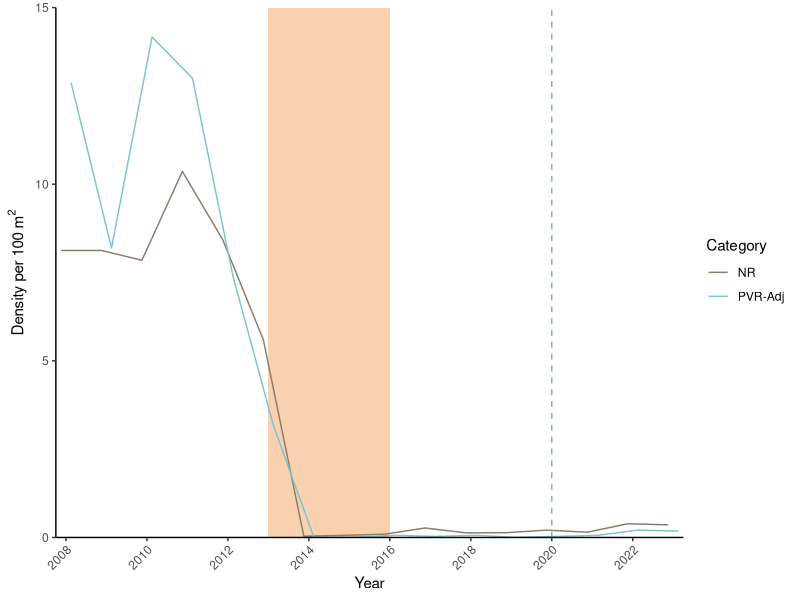
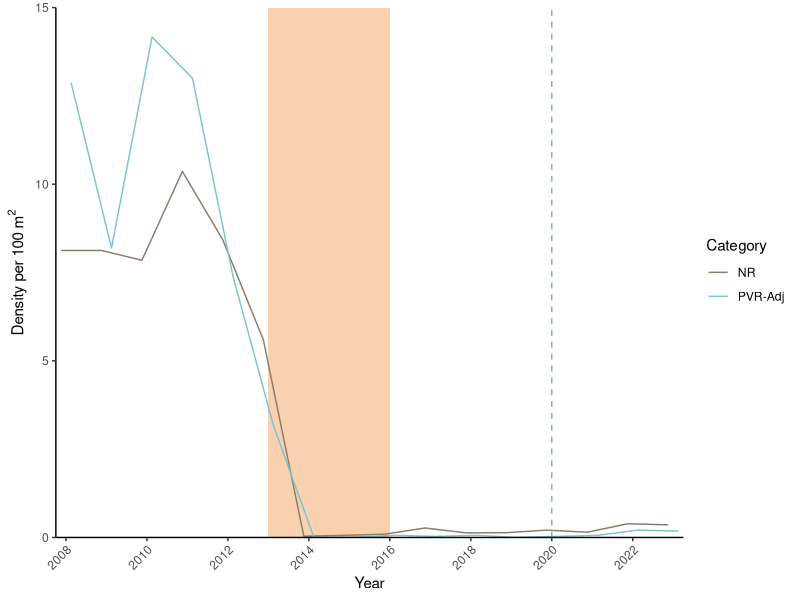
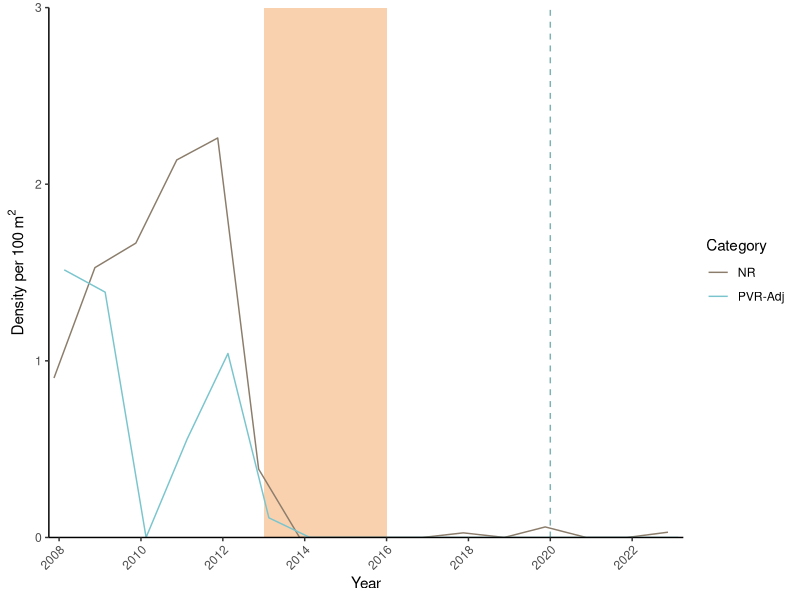
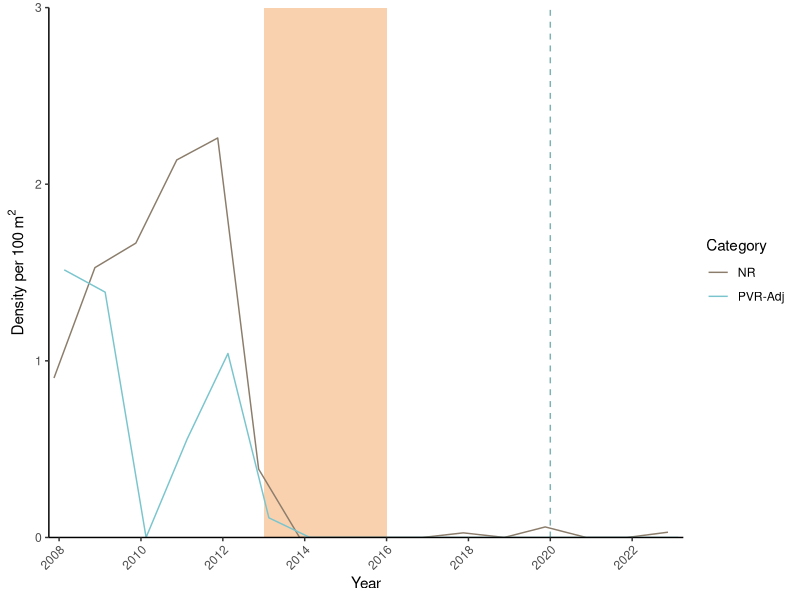
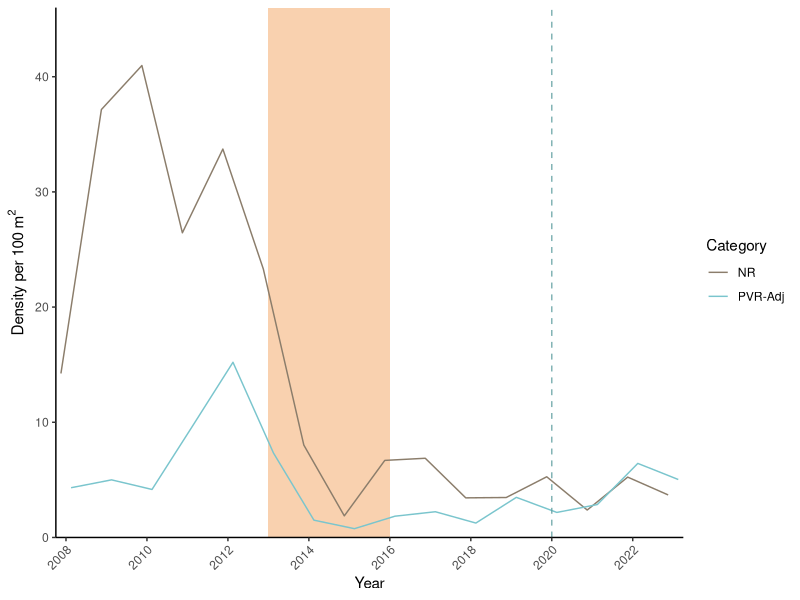
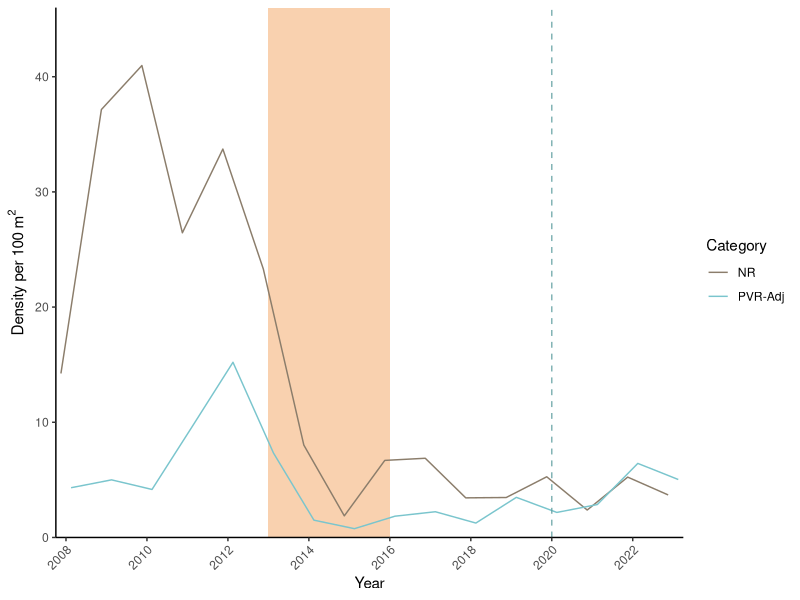
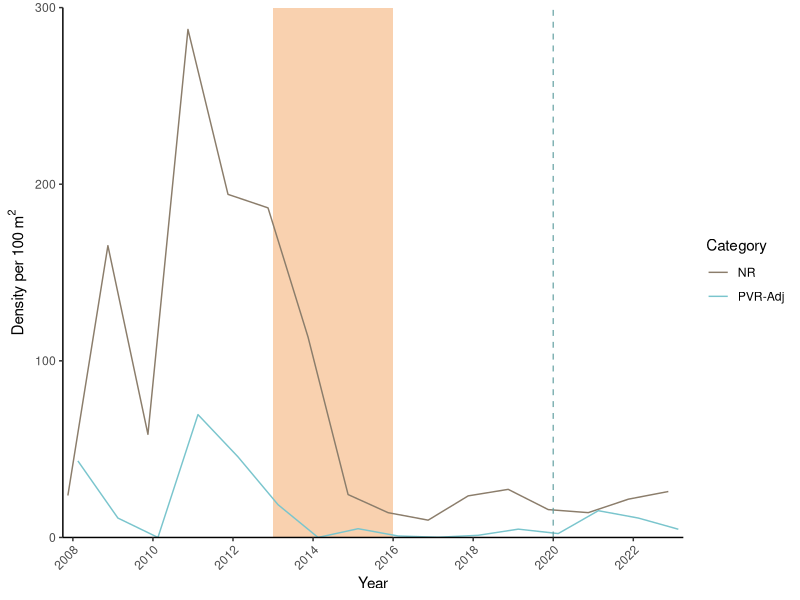
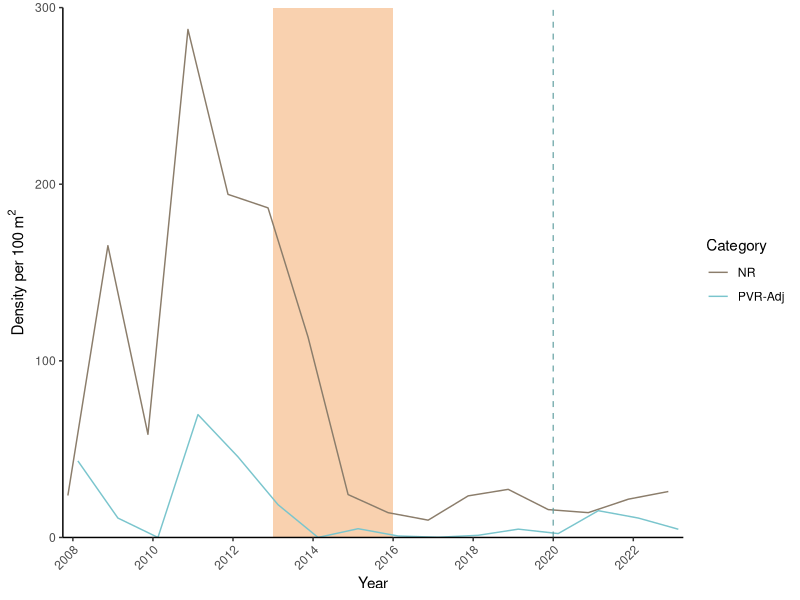

These figures' R source, in order:
#Density Analysis Between PVR and NR 
#JAN25, 2024
# Set working directory

setwd("/Users/alyssaplayer/Desktop/Honors/HonorsR")

# Require packages
library("plyr")
library("dplyr")
library("tidyr")
library("ggplot2")
library("lubridate")

data_PV <- read.csv("PV_Stars_Urchins2024-02-09.csv", check.names = F)
colnames(data_PV)[colnames(data_PV)=="BenthicReefSpecies"] <- "Species"

data_PV <- data_PV %>%
  dplyr::mutate(SampleDate = dmy(SampleDate),
                Year = year(SampleDate),
                Density_100m2 = 100*Density_m2) %>%
  ungroup() %>% droplevels() %>%
  complete(nesting(Site, Year, SampleDate), Species, fill = list(Density_m2=0, Density_100m2=0)) #Looks for grouped data of the nesting variables and if there is N/A, it inputs 0 for both density variables

# Focal species list
foc_spp <- c("Mesocentrotus franciscanus",
             "Strongylocentrotus purpuratus",
             "Patiria miniata", 
             "Pisaster ochraceus", 
             "Pisaster giganteus", 
             "Apostichopus parvimensis",
             "Apostichopus californicus")

pvr_impact_sites <- c("KOU Rock",
                      "Old 18th",
                      "Burial Grounds",
                      "Cape Point",
                      "3 Palms West",
                      "3 Palms East",
                      "Bunker Point")

control_sites <- c("Hawthorne Reef",
                       "Honeymoon Cove",
                       "Lunada Bay",
                       "Resort Point",  
                       "Rocky Point South",
                       "Rocky Point North",
                       "Ridges North")
data_PV <- data_PV %>%
  dplyr::filter(Species %in% foc_spp, Year >= 2008) 

data_PV <- data_PV %>%
  mutate(Period = if_else(Year < 2020, "Before","After"),
         Wasting = if_else(Year < 2013, "Pre-Wasting", "Wasting"))

#Create categories for sites and filter the data set 
data_PV <- data_PV %>%
  mutate(
    Category = case_when(
      Site %in% control_sites ~ "NR",
      Site %in% pvr_impact_sites ~ "PVR-Adj"
    )
  ) %>%
  na.omit()

cat_colours <- c("NR" = "bisque4", 'PVR-Adj' = "cadetblue3"  )

#################STARS
#SPECIES: PISASTER GIGANTEUS
avg_pisgig <- data_PV %>%
  filter(Species == "Pisaster giganteus", Year >= 2008) %>%
  group_by(Species, Year, Category) %>%
  dplyr::summarise(avg_density_year_site = mean(Density_100m2))

ggplot(avg_pisgig, aes(x = Year, y = avg_density_year_site, color = Category)) +
  annotate("rect", xmin = 2013, xmax = 2016, ymin = 0, ymax = Inf,
           alpha = .5,fill = "sandybrown")+
  geom_line(position = position_dodge(width = 0.5)) +
  scale_color_manual(values = cat_colours)+
  geom_vline(xintercept = 2020, linetype = "dashed", color = "cadetblue", alpha = 0.8)+#Adds dashed line indicating completed construction of PVR
  theme_gray()+
  theme(axis.line = element_line(color = "black"),
        axis.text.x = element_text(angle = 45, hjust = 1),
        panel.grid.major = element_blank(),
        panel.grid.minor = element_blank(),
        panel.border = element_blank(),
        panel.background = element_blank())+
  xlab("Year")+
  ylab(bquote("Density per 100" ~m^2))+
  #facet_wrap(~ Species, scales = "free_y")+
  scale_x_continuous(breaks = seq(from = 2006, to = 2023, by = 2), expand = c(0, 0)) + # Set breaks for each year
  scale_y_continuous(expand = c(0, 0), limits = c(0, 15))
ggsave(file="PisGigSpeciesDensity_PVR.png", units = "in", width = 5, height = 2, dpi = 500)
dev.off()


#SPECIES: PISASTER OCHRACEOUS
avg_pisoch <- data_PV %>%
  filter(Species == "Pisaster ochraceus", Year >= 2008) %>%
  group_by(Species, Year, Category) %>%
  dplyr::summarise(avg_density_year_site = mean(Density_100m2))

ggplot(avg_pisoch, aes(x = Year, y = avg_density_year_site, color = Category)) +
  annotate("rect", xmin = 2013, xmax = 2016, ymin = 0, ymax = Inf,
           alpha = .5,fill = "sandybrown")+
  geom_line(position = position_dodge(width = 0.5)) +
  scale_color_manual(values = cat_colours)+
  geom_vline(xintercept = 2020, linetype = "dashed", color = "cadetblue", alpha = 0.8)+#Adds dashed line indicating completed construction of PVR
  theme_gray()+
  theme(axis.line = element_line(color = "black"),
        axis.text.x = element_text(angle = 45, hjust = 1),
        panel.grid.major = element_blank(),
        panel.grid.minor = element_blank(),
        panel.border = element_blank(),
        panel.background = element_blank())+
  xlab("Year")+
  ylab(bquote("Density per 100" ~m^2))+
  #facet_wrap(~ Species, scales = "free_y")+
  scale_x_continuous(breaks = seq(from = 2006, to = 2023, by = 2), expand = c(0, 0)) + # Set breaks for each year
  scale_y_continuous(expand = c(0, 0), limits = c(0, 3))
ggsave(file="PisOchSpeciesDensity_PVR.png", units = "in", width = 5, height = 2, dpi = 500)
dev.off()

#SPECIES: PATIRIA MINIATA
avg_patmin <- data_PV %>%
  filter(Species == "Patiria miniata", Year >= 2008) %>%
  group_by(Species, Year, Category) %>%
  dplyr::summarise(avg_density_year_site = mean(Density_100m2))

ggplot(avg_patmin, aes(x = Year, y = avg_density_year_site, color = Category)) +
  annotate("rect", xmin = 2013, xmax = 2016, ymin = 0, ymax = Inf,
           alpha = .5,fill = "sandybrown")+
  geom_line(position = position_dodge(width = 0.5)) +
  scale_color_manual(values = cat_colours)+
  geom_vline(xintercept = 2020, linetype = "dashed", color = "cadetblue", alpha = 0.8)+#Adds dashed line indicating completed construction of PVR
  theme_gray()+
  theme(axis.line = element_line(color = "black"),
        axis.text.x = element_text(angle = 45, hjust = 1),
        panel.grid.major = element_blank(),
        panel.grid.minor = element_blank(),
        panel.border = element_blank(),
        panel.background = element_blank())+
  xlab("Year")+
  ylab(bquote("Density per 100" ~m^2))+
  #facet_wrap(~ Species, scales = "free_y")+
  scale_x_continuous(breaks = seq(from = 2006, to = 2023, by = 2), expand = c(0, 0)) + # Set breaks for each year
  scale_y_continuous(expand = c(0, 0), limits = c(0, 46))
ggsave(file="PatMinSpeciesDensity_PVR.png", units = "in", width = 5, height = 2, dpi = 450)
dev.off()

##################URCHINS

#SPECIES: STRONGLYOCENTROTUS PURPURATUS
avg_strpur <- data_PV %>%
  filter(Species == "Strongylocentrotus purpuratus", Year >= 2008) %>%
  group_by(Species, Year, Category) %>%
  dplyr::summarise(avg_density_year_site = mean(Density_100m2))

ggplot(avg_strpur, aes(x = Year, y = avg_density_year_site, color = Category)) +
  annotate("rect", xmin = 2013, xmax = 2016, ymin = 0, ymax = Inf,
           alpha = .5,fill = "sandybrown")+
  geom_line(position = position_dodge(width = 0.5)) +
  scale_color_manual(values = cat_colours)+
  geom_vline(xintercept = 2020, linetype = "dashed", color = "cadetblue", alpha = 0.8)+#Adds dashed line indicating completed construction of PVR
  theme_gray()+
  theme(axis.line = element_line(color = "black"),
        axis.text.x = element_text(angle = 45, hjust = 1),
        panel.grid.major = element_blank(),
        panel.grid.minor = element_blank(),
        panel.border = element_blank(),
        panel.background = element_blank())+
  xlab("Year")+
  ylab(bquote("Density per 100" ~m^2))+
  #facet_wrap(~ Species, scales = "free_y")+
  scale_x_continuous(breaks = seq(from = 2006, to = 2023, by = 2), expand = c(0, 0)) + # Set breaks for each year
  scale_y_continuous(expand = c(0, 0), limits = c(0, 300))

ggsave(file="StrPurSpeciesDensity_PVR.png", units = "in", width = 5, height = 2, dpi = 500)
dev.off()

#SPECIES: MESOCENTROTUS FRANCISANUS
avg_mesfra <- data_PV %>%
  filter(Species == "Mesocentrotus franciscanus", Year >= 2008) %>%
  group_by(Species, Year, Category) %>%
  dplyr::summarise(avg_density_year_site = mean(Density_100m2))

ggplot(avg_mesfra, aes(x = Year, y = avg_density_year_site, color = Category)) +
  annotate("rect", xmin = 2013, xmax = 2016, ymin = 0, ymax = Inf,
           alpha = .5,fill = "sandybrown")+
  geom_line(position = position_dodge(width = 0.5)) +
  scale_color_manual(values = cat_colours)+
  geom_vline(xintercept = 2020, linetype = "dashed", color = "cadetblue", alpha = 0.8)+#Adds dashed line indicating completed construction of PVR
  theme_gray()+
  theme(axis.line = element_line(color = "black"),
        axis.text.x = element_text(angle = 45, hjust = 1),
        panel.grid.major = element_blank(),
        panel.grid.minor = element_blank(),
        panel.border = element_blank(),
        panel.background = element_blank())+
  xlab("Year")+
  ylab(bquote("Density per 100" ~m^2))+
  #facet_wrap(~ Species, scales = "free_y")+
  scale_x_continuous(breaks = seq(from = 2006, to = 2023, by = 2), expand = c(0, 0)) + # Set breaks for each year
  scale_y_continuous(expand = c(0, 0), limits = c(0, 46))
ggsave(file="MesFraSpeciesDensity_PVR.png", units = "in", width = 5, height = 2, dpi = 500)
dev.off()

##################CUCUMBERS

#SPECIES: APOSTICHOPUS PARVIMENSIS
avg_apopar <- data_PV %>%
  filter(Species == "Apostichopus parvimensis", Year >= 2008) %>%
  group_by(Species, Year, Category) %>%
  dplyr::summarise(avg_density_year_site = mean(Density_100m2))

ggplot(avg_apopar, aes(x = Year, y = avg_density_year_site, color = Category)) +
  annotate("rect", xmin = 2013, xmax = 2016, ymin = 0, ymax = Inf,
           alpha = .5,fill = "sandybrown")+
  geom_line(position = position_dodge(width = 0.5)) +
  scale_color_manual(values = cat_colours)+
  geom_vline(xintercept = 2020, linetype = "dashed", color = "cadetblue", alpha = 0.8)+#Adds dashed line indicating completed construction of PVR
  theme_gray()+
  theme(axis.line = element_line(color = "black"),
        axis.text.x = element_text(angle = 45, hjust = 1),
        panel.grid.major = element_blank(),
        panel.grid.minor = element_blank(),
        panel.border = element_blank(),
        panel.background = element_blank())+
  xlab("Year")+
  ylab(bquote("Density per 100" ~m^2))+
  #facet_wrap(~ Species, scales = "free_y")+
  scale_x_continuous(breaks = seq(from = 2006, to = 2023, by = 2), expand = c(0, 0)) + # Set breaks for each year
  scale_y_continuous(expand = c(0, 0), limits = c(0, 8))
ggsave(file="ApoParSpeciesDensity_PVR.png", units = "in", width = 5, height = 2, dpi = 500)
dev.off()

#SPECIES: APOSTICHOPUS CALIFORNICUS
avg_apocal <- data_PV %>%
  filter(Species == "Apostichopus californicus", Year >= 2008) %>%
  group_by(Species, Year, Category) %>%
  dplyr::summarise(avg_density_year_site = mean(Density_100m2))

ggplot(avg_apocal, aes(x = Year, y = avg_density_year_site, color = Category)) +
  annotate("rect", xmin = 2013, xmax = 2016, ymin = 0, ymax = Inf,
           alpha = .5,fill = "sandybrown")+
  geom_line(position = position_dodge(width = 0.5)) +
  scale_color_manual(values = cat_colours)+
  geom_vline(xintercept = 2020, linetype = "dashed", color = "cadetblue", alpha = 0.8)+#Adds dashed line indicating completed construction of PVR
  theme_gray()+
  theme(axis.line = element_line(color = "black"),
        axis.text.x = element_text(angle = 45, hjust = 1),
        panel.grid.major = element_blank(),
        panel.grid.minor = element_blank(),
        panel.border = element_blank(),
        panel.background = element_blank())+
  xlab("Year")+
  ylab(bquote("Density per 100" ~m^2))+
  #facet_wrap(~ Species, scales = "free_y")+
  scale_x_continuous(breaks = seq(from = 2006, to = 2023, by = 2), expand = c(0, 0)) + # Set breaks for each year
  scale_y_continuous(expand = c(0, 0), limits = c(0, 0.85))
ggsave(file="ApoCalSpeciesDensity_PVR.png", units = "in", width = 5, height = 2, dpi = 500)
dev.off()








